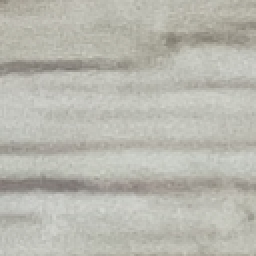
#> input picture patches/1/1_0_0_0.png, 128 x 128 px (shown 2 times larger); its folder holds 3 pictures in this run
$ jupyter execute --allow-errors cw3.ipynb   (older library calls are emulated)
#> lines starting #> are read from the running program, lines starting #| are printed output that depends on the picture; pictures that were not available may be replaced by others from this repository, and a replacement may not be noted
[cell 1]
import os
import cv2
import numpy as np
import pandas as pd
from pathlib import Path
from skimage.color import rgb2gray
from skimage.feature.texture import graycomatrix, graycoprops
from sklearn.model_selection import train_test_split
from sklearn.preprocessing import LabelEncoder
from sklearn.svm import SVC
from sklearn.metrics import accuracy_score

# === 1. Extract patches ===
def extract_patches(input_dir, output_dir, patch_size=(128, 128)):
    for category in os.listdir(input_dir):
        category_path = os.path.join(input_dir, category)
        if not os.path.isdir(category_path):
            continue

        save_path = os.path.join(output_dir, category)
        os.makedirs(save_path, exist_ok=True)

        for idx, file_name in enumerate(os.listdir(category_path)):
            img_path = os.path.join(category_path, file_name)
            img = cv2.imread(img_path)
            if img is None:
                continue
            h, w, _ = img.shape
            for y in range(0, h - patch_size[1], patch_size[1]):
                for x in range(0, w - patch_size[0], patch_size[0]):
                    patch = img[y:y+patch_size[1], x:x+patch_size[0]]
                    patch_name = f"{category}_{idx}_{x}_{y}.png"
                    cv2.imwrite(os.path.join(save_path, patch_name), patch)

# === 2. Extract features using GLCM ===
def extract_features_from_patches(patches_dir):
#> called with patches_dir = 'patches'
    distances = [1, 3, 5]
    angles = [0, np.pi/4, np.pi/2, 3*np.pi/4]
    features_list = []

    for category in os.listdir(patches_dir):
        cat_path = os.path.join(patches_dir, category)
        if not os.path.isdir(cat_path):
            continue

        for file_name in os.listdir(cat_path):
            img_path = os.path.join(cat_path, file_name)
            img = cv2.imread(img_path)
#> img is the input picture: shape (128, 128, 3); mean B, G, R 175.6, 184.2, 184.7
            if img is None:
                continue
            gray = rgb2gray(img)
            gray = (gray * 63).astype(np.uint8)  # 5-bit = 64 levels
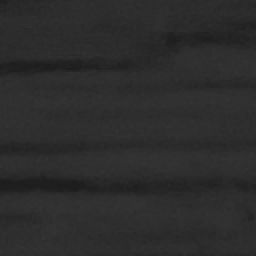
#> gray: shape (128, 128) (shown 2 times larger); min 28, max 52, mean 44.6

            glcm = graycomatrix(gray, distances=distances, angles=angles, levels=64, symmetric=True, normed=True)

            feats = []
            for prop in ['dissimilarity', 'correlation', 'contrast', 'energy', 'homogeneity', 'ASM']:
                val = graycoprops(glcm, prop).flatten()
                feats.extend(val)
#> after the loop, feats = 72 values, max 25.57 at index 34, min 0.00897 at index 70, mean 2.18

            feats.append(category)
            features_list.append(feats)
#> pass 2 of the loop in extract_features_from_patches, `for category in os.listdir(patches_dir):`:
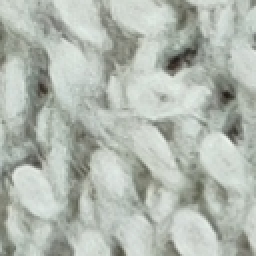
#> input picture patches/2/2_0_0_128.png, 128 x 128 px (shown 2 times larger)
#> in extract_features_from_patches, img is the input picture: shape (128, 128, 3); mean B, G, R 175.8, 184.1, 177.4
#> in extract_features_from_patches, `gray = (gray * 63).astype(np.uint8)`:
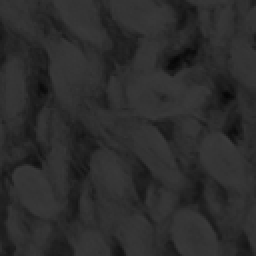
#> gray: shape (128, 128) (shown 2 times larger); min 6, max 58, mean 44.4
#> after the loop in extract_features_from_patches, `for prop in ['dissimilarity', 'correlation', 'contrast', 'energy', 'ho..`: feats = 72 values, max 85.24 at index 35, min 0.00238 at index 71, mean 7.76

    col_names = [f"{prop}_{d}_{int(np.rad2deg(a))}"
                 for prop in ['dissimilarity', 'correlation', 'contrast', 'energy', 'homogeneity', 'ASM']
                 for d in distances for a in angles]
    col_names.append("label")

    return pd.DataFrame(features_list, columns=col_names)

# === 3. Classify features ===
def classify_texture_features(csv_path):
    df = pd.read_csv(csv_path)
    X = df.drop('label', axis=1)
    y = LabelEncoder().fit_transform(df['label'])

    X_train, X_test, y_train, y_test = train_test_split(X, y, test_size=0.3, random_state=42)

    model = SVC(kernel='linear')
    model.fit(X_train, y_train)
    y_pred = model.predict(X_test)

    acc = accuracy_score(y_test, y_pred)
    print(f'Dokładność klasyfikatora: {acc:.2%}')


extract_patches('zdj_cw3', 'patches')
df = extract_features_from_patches('patches')
df.to_csv('features.csv', index=False)
#> (the rest of this cell did not finish here and is left out)
